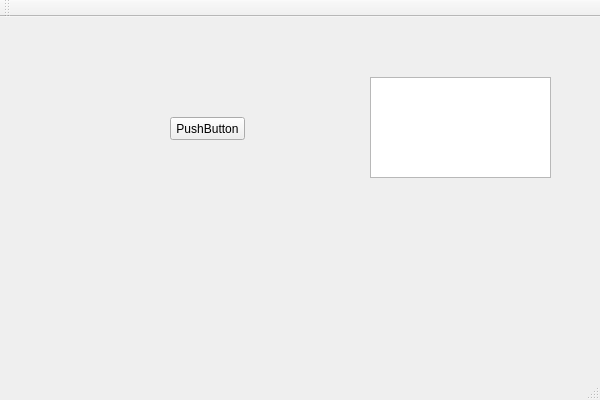
<?xml version="1.0" encoding="UTF-8"?>
<ui version="4.0">
 <class>VS19QTClass</class>
 <widget class="QMainWindow" name="VS19QTClass">
  <property name="geometry">
   <rect>
    <x>0</x>
    <y>0</y>
    <width>600</width>
    <height>400</height>
   </rect>
  </property>
  <property name="windowTitle">
   <string>VS19QT</string>
  </property>
  <widget class="QWidget" name="centralWidget">
   <widget class="QPlainTextEdit" name="plainTextEdit">
    <property name="geometry">
     <rect>
      <x>370</x>
      <y>60</y>
      <width>181</width>
      <height>101</height>
     </rect>
    </property>
   </widget>
   <widget class="QPushButton" name="pushButton">
    <property name="geometry">
     <rect>
      <x>170</x>
      <y>100</y>
      <width>75</width>
      <height>23</height>
     </rect>
    </property>
    <property name="text">
     <string>PushButton</string>
    </property>
   </widget>
  </widget>
  <widget class="QMenuBar" name="menuBar">
   <property name="geometry">
    <rect>
     <x>0</x>
     <y>0</y>
     <width>600</width>
     <height>21</height>
    </rect>
   </property>
  </widget>
  <widget class="QToolBar" name="mainToolBar">
   <attribute name="toolBarArea">
    <enum>TopToolBarArea</enum>
   </attribute>
   <attribute name="toolBarBreak">
    <bool>false</bool>
   </attribute>
  </widget>
  <widget class="QStatusBar" name="statusBar"/>
 </widget>
 <layoutdefault spacing="6" margin="11"/>
 <resources>
  <include location="VS19QT.qrc"/>
 </resources>
 <connections/>
</ui>
